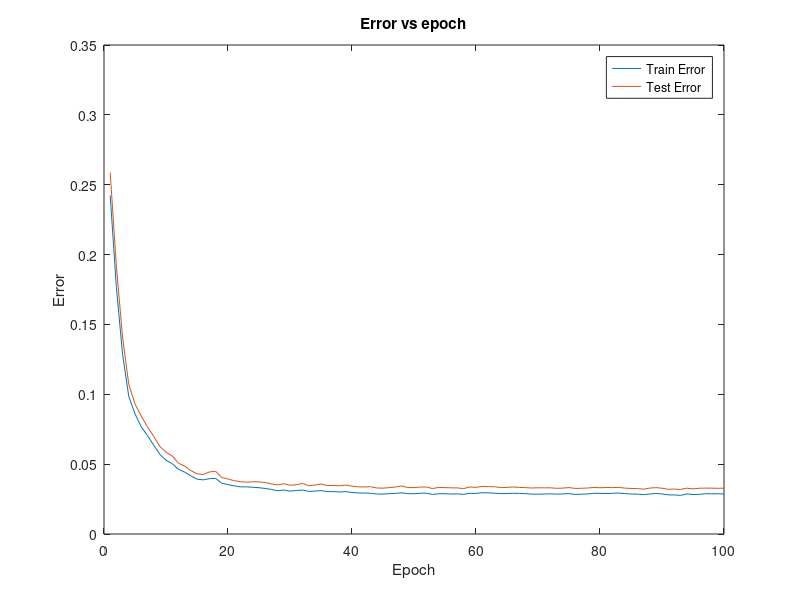

Source code (MATLAB):
% Initialization values
dat = load("assignment3_data");

data = dat.xi;
data = data';

% Training/Testing set 
train_len = length(data) * 0.80;
test_len = length(data) - train_len;

data_train = data(1:train_len,:);
data_test = data(train_len + 1:end,:);

% Generate labels
label = dat.tau;
label_train = label(1:train_len);
label_test = label(train_len + 1:end);

[N, P] = size(dat.xi);

max_epochs = 100;
lr = 0.01;

% Initialize weights
w1 = randi([0 1], 1, N) * 2 - 1;
w1 = w1 ./ norm(w1);
w2 = randi([0 1], 1, N) * 2 - 1;
w2 = w2 ./ norm(w2);

% Maintain errors per epoch
training_errors = [];
testing_errors = [];

amount_train_per_epoch = 100;

for i = 1:max_epochs
    for j = 1:amount_train_per_epoch   
        
        % Get random example and the label from training set
        point_idx = randi(amount_train_per_epoch);
        point = data_train(point_idx,:);
        tau = label_train(point_idx);

        % forward prop
        sigma = tanh(w1 * point') + tanh(w2 * point');

        % Backward prop, compute delta weights and adjust weights
        delta_w1 = (sigma - tau) * (1 - tanh(point * w1')^2) * point;
        delta_w2 = (sigma - tau) * (1 - tanh(point * w2')^2) * point;

        w1 = w1 - lr * delta_w1;
        w2 = w2 - lr * delta_w2;
    end
    
    % Compute train and test error after epoch
    error_train = 1 / train_len * sum(((tanh(w1 * data_train') + tanh(w2 * data_train') - label_train).^2) / 2);
    error_test = 1 / test_len * sum(((tanh(w1 * data_test') + tanh (w2 * data_test') - label_test).^2) / 2);
   
    % Store errors for visualization
    training_errors = [training_errors error_train];
    testing_errors = [testing_errors error_test];
end

% Visualize errors
plot(training_errors)
hold on
plot(testing_errors)
xlabel('Epoch')
ylabel('Error')
title('Error vs epoch')
legend('Train Error','Test Error')
